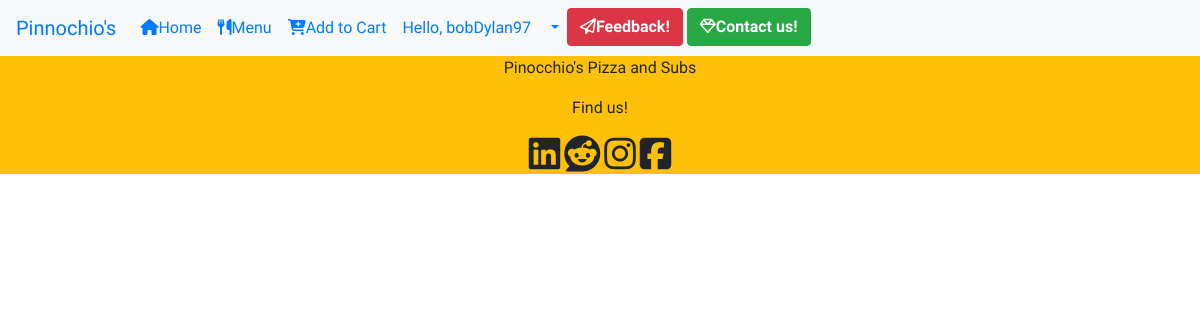
/history/ (signed in), run on an earlier commit of the app's database.
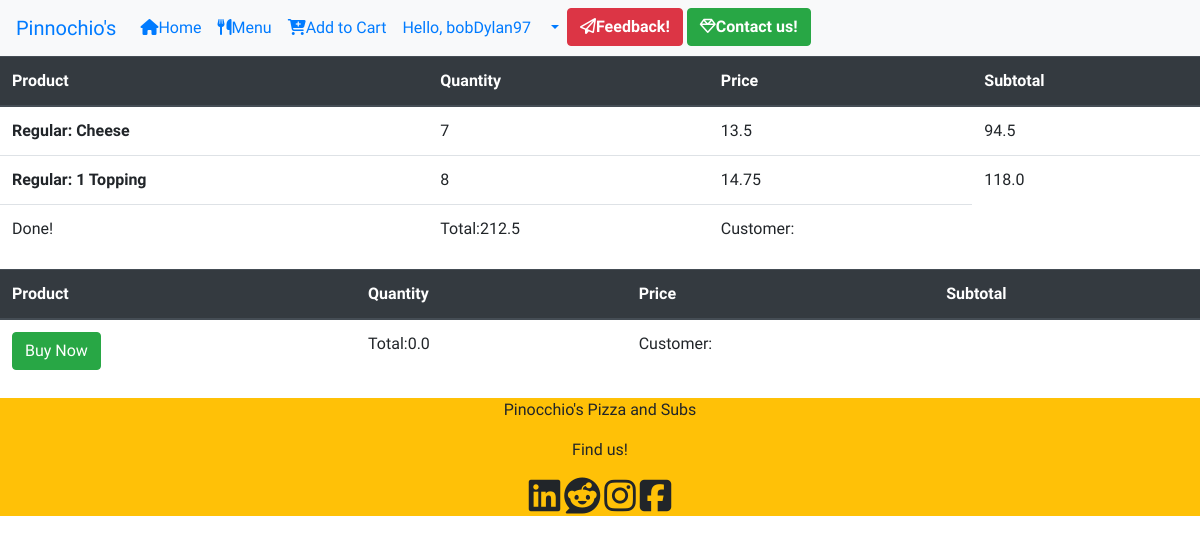
And on a later commit of the database.
### orders/models.py (models this page shows)
class Order(models.Model):
    user = models.ForeignKey(User, on_delete=CASCADE, related_name="orders")
    total = models.FloatField()
    pending = models.BooleanField(default=True)
    date = models.DateField(auto_now_add=True)

class OrderDetail(models.Model):
    order = models.ForeignKey(Order, on_delete=CASCADE, related_name="details")
    product = models.CharField(max_length = 200)
    quantity = models.IntegerField()
    price = models.FloatField()
    subtotal = models.FloatField()
    toppings = models.ManyToManyField(Toppings)

### orders/views.py (the view)
# urls.py: path('history/', views.history, name="history"),
def history(request):
    return render(request,"cart.html", {"orders": Order.objects.filter(user = request.user).all()})

### orders/templates/cart.html (shortened to what this page needs)
{% extends "layout.html" %}
{% block content %}
{% for row in orders %}
<table class="table">
    <thead class="thead-dark">
      <tr>
        <th scope="col">Product</th>
        <th scope="col">Quantity</th>
        <th scope="col">Price</th>
        <th scope="col">Subtotal</th>
      </tr>
    </thead>
    <tbody>
        {% for detail in row.details.all %}
      <tr>
        <th scope="row">{{detail.product}}{% for topping in detail.toppings.all %}{{topping.toppings}}{% endfor %}</th>
        <td>{{detail.quantity}}</td>
        <td>{{detail.price}}</td>
        <td>{{detail.subtotal}}</td>
      </tr>
      {% endfor %}
      <tr>
          <td>{% if row.pending %} <a class = "btn btn-success" href="{% url 'buy' %}">Buy Now</a> {% else %} Done! {% endif %}</td>
          <td>Total:{{row.total}}</td>
          <td>Customer:{{row.user.firstname}}{{row.user.lastname}}</td>
      </tr>
    </tbody>
</table>
{% endfor %}
{% endblock %}

### orders/templates/layout.html (shortened to what this page needs)
<!DOCTYPE html>
<html lang="en">
<head>
    <link rel="stylesheet" href="https://cdn.jsdelivr.net/npm/bootstrap@4.6.1/dist/css/bootstrap.min.css">
    <link rel="stylesheet" href="../static/styles/style.css">
</head>
<body>
<nav class="navbar navbar-expand-lg navbar-info bg-light">
  <a class="navbar-brand" href="#">Pinnochio's</a>
  <div class="collapse navbar-collapse" id="navbarNavDropdown">
    <ul class="navbar-nav">
      <li class="nav-item active">
        <a class="nav-link" href="#"><i class="fa fa-home" aria-hidden="true"></i>Home <span class="sr-only">(current)</span></a>
      </li>
      <li class="nav-item">
        <a class="nav-link" href="#"><i class="fa fa-cutlery" aria-hidden="true"></i>Menu</a>
      </li>
      <li class="nav-item">
        <a class="nav-link" href="#"><i class="fa fa-cart-plus" aria-hidden="true"></i>Add to Cart</a>
      </li>
      {% if user.is_authenticated %}
      <li class="nav-item">
        <a class="nav-link" href="#">Hello, {{user.username}}</a>
      </li>
      {% endif%}
      <li class="nav-item dropdown">
        <a class="nav-link dropdown-toggle" href="#" id="navbarDropdownMenuLink" role="button" data-toggle="dropdown" aria-expanded="false">
        </a>
      </li>
      <div class="navbar-end">
        <div class="navbar-item">
            <div class="buttons">
                <button type="button" class="btn btn-danger"><strong><i class="fa fa-paper-plane-o" aria-hidden="true"></i>Feedback!</strong></button>
                <button type="button" class="btn btn-success"><strong><i class="fa fa-diamond" aria-hidden="true"></i>Contact us!</strong></button>
            </div>
        </div>
        </div>
    </div>
</nav>
{% block content %} {% endblock %}
    <footer class="copyright text-center bg-warning">
            <p>Pinocchio's Pizza and Subs</p>
            <p>Find us!</p>
            <i class='fab fa-linkedin' style='font-size:36px'></i>
            <i class='fab fa-reddit' style='font-size:36px'></i>
            <i class='fab fa-instagram' style='font-size:36px'></i>
            <i class='fab fa-facebook-square' style='font-size:36px'></i>
    </footer>
</body>
</html>

### orders/static/styles/style.css (style rules this page uses)
* { padding: 0; margin: 0; font-family: 'Hind Madurai', sans-serif; }
.navbar { font-family: 'Road Rage', cursive; }

What changed in the data, as far as the page shows it:
added Order: pending "Done!", total "212.5"
added OrderDetail: product "Regular: Cheese", quantity "7", price "13.5", subtotal "94.5"
added OrderDetail: product "Regular: 1 Topping", quantity "8", price "14.75", subtotal "118.0"
added Order: pending "Buy Now", total "0.0"
